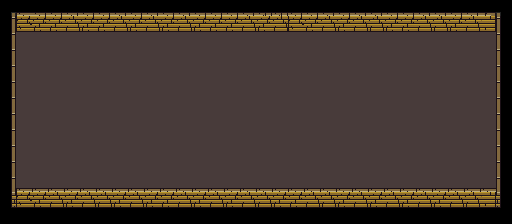

A level layout from a 2D game, rendered from its tile map. Below: a short description, then the map file with its tile-grid data intact:
An orthogonal 32x14 tile map with 16x16 px tiles, 6 tile layers (Floor1, Floor2 (Decoration), Walls (Collidable), Items1 (Collidable), ...).

<map version="1.2" tiledversion="1.2.1" orientation="orthogonal" renderorder="right-down" width="32" height="14" tilewidth="16" tileheight="16" infinite="0" nextlayerid="7" nextobjectid="1">
 <tileset firstgid="1" source="../../../../tilesets/actual/UltimateTileset.tsx" />
 <layer id="1" name="Floor1" width="32" height="14">
  <data encoding="csv">
0,0,0,0,0,0,0,0,0,0,0,0,0,0,0,0,0,0,0,0,0,0,0,0,0,0,0,0,0,0,0,0,
0,0,0,0,0,0,0,0,0,0,0,0,0,0,0,0,0,0,0,0,0,0,0,0,0,0,0,0,0,0,0,0,
0,143,143,143,143,143,143,143,143,143,143,143,143,143,143,143,143,143,143,143,143,143,143,143,143,143,143,143,143,143,143,0,
0,143,143,143,143,143,143,143,143,143,143,143,143,143,143,143,143,143,143,143,143,143,143,143,143,143,143,143,143,143,143,0,
0,143,143,143,143,143,143,143,143,143,143,113,113,113,113,113,113,113,113,113,143,143,143,143,143,143,143,143,143,143,143,0,
0,143,143,143,143,143,143,143,143,143,113,113,143,113,113,113,113,113,113,113,143,143,143,143,143,143,143,143,143,143,143,0,
0,143,143,143,143,143,143,143,143,143,113,113,113,113,113,113,113,113,113,113,143,143,143,143,143,143,143,143,143,143,143,0,
0,143,143,143,143,143,143,143,143,143,143,143,143,113,113,113,113,113,113,113,143,143,143,143,143,143,143,143,143,143,143,0,
0,143,143,143,143,143,143,143,143,143,143,113,113,113,113,113,113,113,113,113,113,143,143,143,143,143,143,143,143,143,143,0,
0,143,143,143,143,143,143,143,143,143,143,113,113,113,113,113,113,113,113,113,113,143,143,143,143,143,143,143,143,143,143,0,
0,143,143,143,143,143,143,143,143,143,143,143,143,143,143,143,143,143,113,113,143,143,143,143,143,143,143,143,143,143,143,0,
0,143,143,143,143,143,143,143,143,143,143,143,143,143,143,143,143,143,143,143,143,143,143,143,143,143,143,143,143,143,143,0,
0,0,0,0,0,0,0,0,0,0,0,0,0,0,0,0,0,0,0,0,0,0,0,0,0,0,0,0,0,0,0,0,
0,0,0,0,0,0,0,0,0,0,0,0,0,0,0,0,0,0,0,0,0,0,0,0,0,0,0,0,0,0,0,0
</data>
 </layer>
 <layer id="2" name="Floor2 (Decoration)" width="32" height="14">
  <data encoding="csv">
0,0,0,0,0,0,0,0,0,0,0,0,0,0,0,0,0,0,0,0,0,0,0,0,0,0,0,0,0,0,0,0,
0,0,0,0,0,0,0,0,0,0,0,0,0,0,0,0,0,0,0,0,0,0,0,0,0,0,0,0,0,0,0,0,
0,0,0,0,0,0,0,0,0,0,0,0,0,0,0,0,0,0,0,0,0,0,0,0,0,0,0,0,0,0,0,0,
0,0,0,0,0,0,0,0,0,0,0,0,0,0,0,0,0,0,0,0,0,0,0,0,0,0,0,0,0,0,0,0,
0,0,0,0,0,0,0,0,0,0,0,0,0,0,0,0,0,0,0,0,0,0,0,0,0,0,0,0,0,0,0,0,
0,0,0,0,0,0,0,0,0,0,0,0,0,0,0,0,0,0,0,0,0,0,0,0,0,0,0,0,0,0,0,0,
0,0,0,0,0,0,0,0,0,0,0,0,0,0,0,0,0,0,0,0,0,0,0,0,0,0,0,0,0,0,0,0,
0,0,0,0,0,0,0,0,0,0,0,0,0,0,0,0,0,0,0,0,0,0,0,0,0,0,0,0,0,0,0,0,
0,0,0,0,0,0,0,0,0,0,0,0,0,0,0,0,0,0,0,0,0,0,0,0,0,0,0,0,0,0,0,0,
0,0,0,0,0,0,0,0,0,0,0,0,0,0,0,0,0,0,0,0,0,0,0,0,0,0,0,0,0,0,0,0,
0,0,0,0,0,0,0,0,0,0,0,0,0,0,0,0,0,0,0,0,0,0,0,0,0,0,0,0,0,0,0,0,
0,0,0,0,0,0,0,0,0,0,0,0,0,0,0,0,0,0,0,0,0,0,0,0,0,0,0,0,0,0,0,0,
0,0,0,0,0,0,0,0,0,0,0,0,0,0,0,0,0,0,0,0,0,0,0,0,0,0,0,0,0,0,0,0,
0,0,0,0,0,0,0,0,0,0,0,0,0,0,0,0,0,0,0,0,0,0,0,0,0,0,0,0,0,0,0,0
</data>
 </layer>
 <layer id="3" name="Walls (Collidable)" width="32" height="14">
  <data encoding="csv">
57,59,61,61,61,61,61,61,61,61,61,61,61,61,61,61,62,62,61,61,61,61,61,61,61,61,61,61,61,61,64,58,
77,28,29,29,30,29,29,30,29,30,29,30,29,29,29,30,29,30,28,29,30,29,30,30,29,29,30,30,29,30,31,78,
77,0,0,0,0,0,0,0,0,0,0,0,0,0,0,0,0,0,0,0,0,0,0,0,0,0,0,0,0,0,0,78,
77,0,0,0,0,0,0,0,0,0,0,0,0,0,0,0,0,0,0,0,0,0,0,0,0,0,0,0,0,0,0,78,
77,0,0,0,0,0,0,0,0,0,0,0,0,0,0,0,0,0,0,0,0,0,0,0,0,0,0,0,0,0,0,78,
77,0,0,0,0,0,0,0,0,0,0,0,0,0,0,0,0,0,0,0,0,0,0,0,0,0,0,0,0,0,0,78,
77,0,0,0,0,0,0,0,0,0,0,0,0,0,0,0,0,0,0,0,0,0,0,0,0,0,0,0,0,0,0,78,
77,0,0,0,0,0,0,0,0,0,0,0,0,0,0,0,0,0,0,0,0,0,0,0,0,0,0,0,0,0,0,78,
77,0,0,0,0,0,0,0,0,0,0,0,0,0,0,0,0,0,0,0,0,0,0,0,0,0,0,0,0,0,0,78,
77,0,0,0,0,0,0,0,0,0,0,0,0,0,0,0,0,0,0,0,0,0,0,0,0,0,0,0,0,0,0,78,
77,0,0,0,0,0,0,0,0,0,0,0,0,0,0,0,0,0,0,0,0,0,0,0,0,0,0,0,0,0,0,78,
77,60,60,60,60,60,60,60,60,60,60,60,60,60,60,60,60,60,60,60,60,60,60,60,60,60,60,60,60,60,60,78,
93,28,29,30,29,30,30,29,30,29,29,30,29,30,29,30,30,29,29,30,30,29,30,29,30,29,30,29,30,30,31,94,
0,0,0,0,0,0,0,0,0,0,0,0,0,0,0,0,0,0,0,0,0,0,0,0,0,0,0,0,0,0,0,0
</data>
 </layer>
 <layer id="4" name="Items1 (Collidable)" width="32" height="14">
  <data encoding="csv">
0,0,0,0,0,0,0,0,0,0,0,0,0,0,0,0,0,0,0,0,0,0,0,0,0,0,0,0,0,0,0,0,
0,0,0,0,0,0,0,0,0,0,0,0,0,0,0,0,0,0,0,0,0,0,0,0,0,0,0,0,0,0,0,0,
0,0,0,0,0,0,0,0,0,0,0,0,0,0,0,0,0,0,0,0,0,0,0,0,0,0,0,0,0,0,0,0,
0,0,0,0,0,0,0,0,0,0,0,0,0,0,0,0,0,0,0,0,0,0,0,0,0,0,0,0,0,0,0,0,
0,0,0,0,0,0,0,0,0,0,0,0,0,0,0,0,0,0,0,0,0,0,0,0,0,0,0,0,0,0,0,0,
0,0,0,0,0,0,0,0,0,0,0,0,0,0,0,0,0,0,0,0,0,0,0,0,0,0,0,0,0,0,0,0,
0,0,0,0,0,0,0,0,0,0,0,0,0,0,0,0,0,0,0,0,0,0,0,0,0,0,0,0,0,0,0,0,
0,0,0,0,0,0,0,0,0,0,0,0,0,0,0,0,0,0,0,0,0,0,0,0,0,0,0,0,0,0,0,0,
0,0,0,0,0,0,0,0,0,0,0,0,0,0,0,0,0,0,0,0,0,0,0,0,0,0,0,0,0,0,0,0,
0,0,0,0,0,0,0,0,0,0,0,0,0,0,0,0,0,0,0,0,0,0,0,0,0,0,0,0,0,0,0,0,
0,0,0,0,0,0,0,0,0,0,0,0,0,0,0,0,0,0,0,0,0,0,0,0,0,0,0,0,0,0,0,0,
0,0,0,0,0,0,0,0,0,0,0,0,0,0,0,0,0,0,0,0,0,0,0,0,0,0,0,0,0,0,0,0,
0,0,0,0,0,0,0,0,0,0,0,0,0,0,0,0,0,0,0,0,0,0,0,0,0,0,0,0,0,0,0,0,
0,0,0,0,0,0,0,0,0,0,0,0,0,0,0,0,0,0,0,0,0,0,0,0,0,0,0,0,0,0,0,0
</data>
 </layer>
 <layer id="5" name="Items2 (Triggerable)" width="32" height="14">
  <data encoding="csv">
0,0,0,0,0,0,0,0,0,0,0,0,0,0,0,0,0,0,0,0,0,0,0,0,0,0,0,0,0,0,0,0,
0,0,0,0,0,0,0,0,0,0,0,0,0,0,0,0,0,0,0,0,0,0,0,0,0,0,0,0,0,0,0,0,
0,0,0,0,0,0,0,0,0,0,0,0,0,0,0,0,0,0,0,0,0,0,0,0,0,0,0,0,0,0,0,0,
0,0,0,0,0,0,0,0,0,0,0,0,0,0,0,0,0,0,0,0,0,0,0,0,0,0,0,0,0,0,0,0,
0,0,0,0,0,0,0,0,0,0,0,0,0,0,0,0,0,0,0,0,0,0,0,0,0,0,0,0,0,0,0,0,
0,0,0,0,0,0,0,0,0,0,0,0,0,0,0,0,0,0,0,0,0,0,0,0,0,0,0,0,0,0,0,0,
0,0,0,0,0,0,0,0,0,0,0,0,0,0,0,0,0,0,0,0,0,0,0,0,0,0,0,0,0,0,0,0,
0,0,0,0,0,0,0,0,0,0,0,0,0,0,0,0,0,0,0,0,0,0,0,0,0,0,0,0,0,0,0,0,
0,0,0,0,0,0,0,0,0,0,0,0,0,0,0,0,0,0,0,0,0,0,0,0,0,0,0,0,0,0,0,0,
0,0,0,0,0,0,0,0,0,0,0,0,0,0,0,0,0,0,0,0,0,0,0,0,0,0,0,0,0,0,0,0,
0,0,0,0,0,0,0,0,0,0,0,0,0,0,0,0,0,0,0,0,0,0,0,0,0,0,0,0,0,0,0,0,
0,0,0,0,0,0,0,0,0,0,0,0,0,0,0,0,0,0,0,0,0,0,0,0,0,0,0,0,0,0,0,0,
0,0,0,0,0,0,0,0,0,0,0,0,0,0,0,0,0,0,0,0,0,0,0,0,0,0,0,0,0,0,0,0,
0,0,0,0,0,0,0,0,0,0,0,0,0,0,0,0,0,0,0,0,0,0,0,0,0,0,0,0,0,0,0,0
</data>
 </layer>
 <layer id="6" name="Characters" width="32" height="14">
  <data encoding="csv">
0,0,0,0,0,0,0,0,0,0,0,0,0,0,0,0,0,0,0,0,0,0,0,0,0,0,0,0,0,0,0,0,
0,0,0,0,0,0,0,0,0,0,0,0,0,0,0,0,0,0,0,0,0,0,0,0,0,0,0,0,0,0,0,0,
0,0,0,0,0,0,0,0,0,0,0,0,0,0,0,0,0,0,0,0,0,0,0,0,0,0,0,0,0,0,0,0,
0,0,0,0,0,0,0,0,0,0,0,0,0,0,0,0,0,0,0,0,0,0,0,0,0,0,0,0,0,0,0,0,
0,0,0,0,0,0,0,0,0,0,0,0,0,0,0,0,0,0,0,0,0,0,0,0,0,0,0,0,0,0,0,0,
0,0,0,0,0,0,0,0,0,0,0,0,0,0,0,0,0,0,0,0,0,0,0,0,0,0,0,0,0,0,0,0,
0,0,0,0,0,0,0,0,0,0,0,0,0,0,0,0,0,0,0,0,0,0,0,0,0,0,0,0,0,0,0,0,
0,0,0,0,0,0,0,0,0,0,0,0,0,0,0,0,0,0,0,0,0,0,0,0,0,0,0,0,0,0,0,0,
0,0,0,0,0,0,0,0,0,0,0,0,0,0,0,0,0,0,0,0,0,0,0,0,0,0,0,0,0,0,0,0,
0,0,0,0,0,0,0,0,0,0,0,0,0,0,0,0,0,0,0,0,0,0,0,0,0,0,0,0,0,0,0,0,
0,0,0,0,0,0,0,0,0,0,0,0,0,0,0,0,0,0,0,0,0,0,0,0,0,0,0,0,0,0,0,0,
0,0,0,0,0,0,0,0,0,0,0,0,0,0,0,0,0,0,0,0,0,0,0,0,0,0,0,0,0,0,0,0,
0,0,0,0,0,0,0,0,0,0,0,0,0,0,0,0,0,0,0,0,0,0,0,0,0,0,0,0,0,0,0,0,
0,0,0,0,0,0,0,0,0,0,0,0,0,0,0,0,0,0,0,0,0,0,0,0,0,0,0,0,0,0,0,0
</data>
 </layer>
</map>
